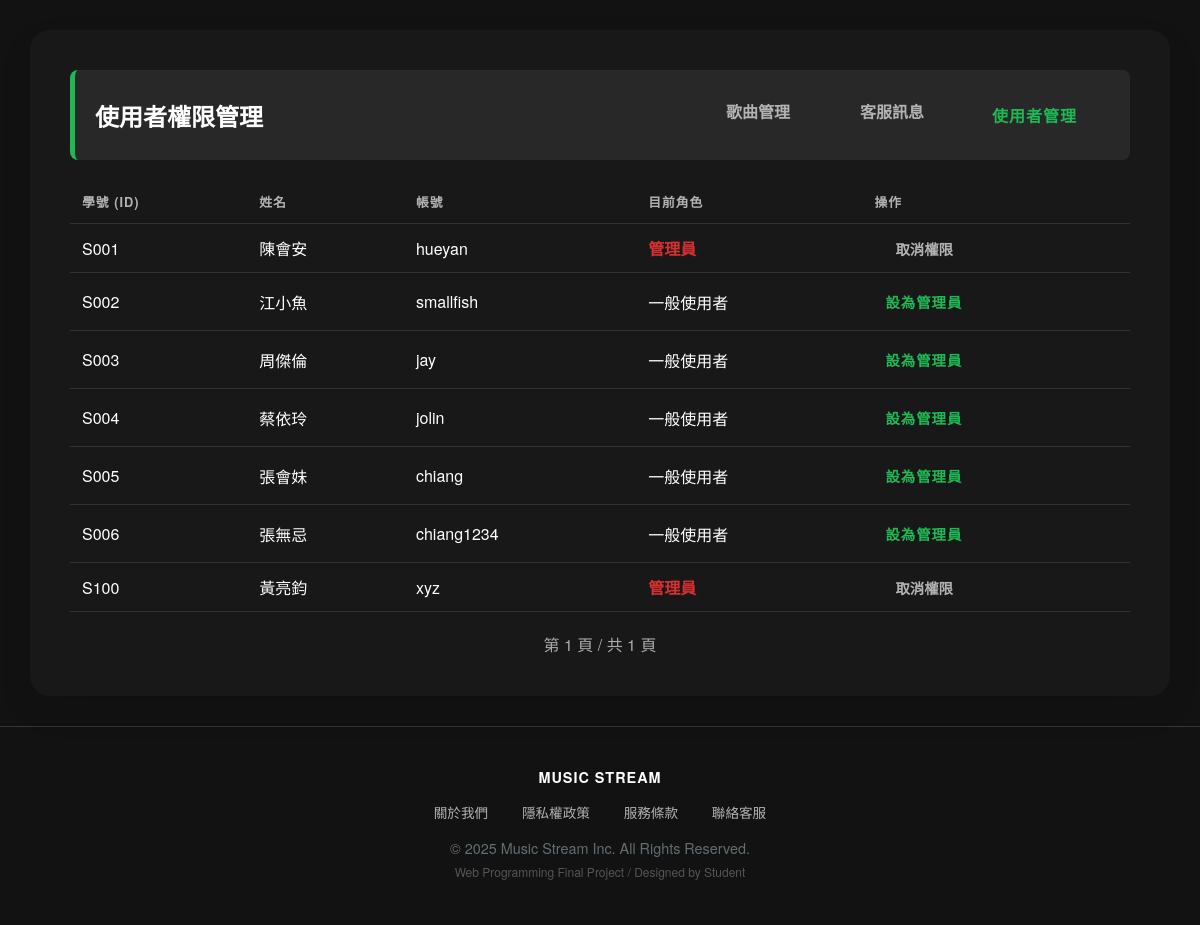
Before: /final/admin_users.php (signed in) with the older database file.
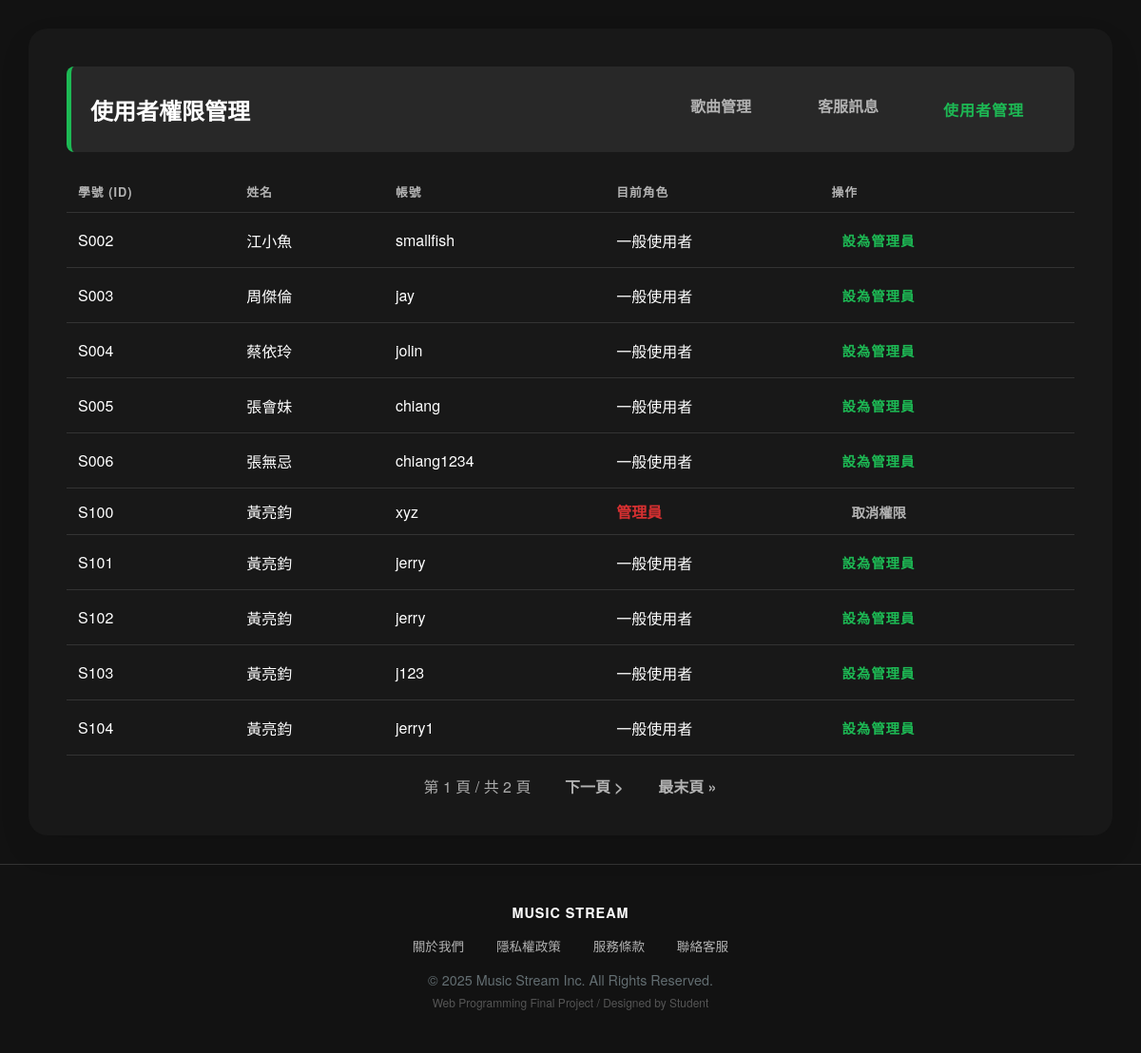
After: the same page with the newer database file.
### tables this page shows
CREATE TABLE `students` (
  `sno` char(4) NOT NULL COMMENT '學號',
  `name` varchar(10) NOT NULL COMMENT '姓名',
  `address` varchar(255) NOT NULL COMMENT '地址',
  `birthday` date NOT NULL COMMENT '生日',
  `username` char(10) NOT NULL COMMENT '帳號',
  `password` char(10) NOT NULL COMMENT '密碼',
  `role` varchar(10) NOT NULL DEFAULT 'user',
  `picture` varchar(255) DEFAULT NULL COMMENT '頭像路徑'
);

### final/admin_users.php (the view, shortened to what this page needs)
<?php
require_once("../DB/DB_open.php");
$limit = 10;
$page = isset($_GET['page']) ? (int)$_GET['page'] : 1;
$offset = ($page - 1) * $limit;
$sql_count = "SELECT COUNT(*) as total FROM students";
$res_count = mysqli_query($link, $sql_count);
$row_count = mysqli_fetch_assoc($res_count);
$total_records = $row_count['total'];
$total_pages = ceil($total_records / $limit);
$sql_users = "SELECT * FROM students ORDER BY sno ASC LIMIT $offset, $limit";
$result_users = mysqli_query($link, $sql_users);
?>
<?php
require_once("inc/header.php");
?>
    <div id="content-container" style="margin: 30px auto;">
        <div class="admin-header">
            <h2 style="margin: 0;">使用者權限管理</h2>
            <div style="display: flex; gap: 10px;">
                <a href="admin.php" class="btn-secondary">歌曲管理</a>
                <a href="admin_contact.php" class="btn-secondary">客服訊息</a>
                <a href="admin_users.php" class="btn-primary">使用者管理</a>
            </div>
        </div>
        <table class="dashboard-table">
            <thead>
                <tr>
                    <th>學號 (ID)</th>
                    <th>姓名</th>
                    <th>帳號</th>
                    <th>目前角色</th>
                    <th>操作</th>
                </tr>
            </thead>
            <tbody>
                <?php while ($row = mysqli_fetch_assoc($result_users)) { ?>
                <tr>
                    <td><?php echo htmlspecialchars($row['sno']); ?></td>
                    <td><?php echo htmlspecialchars($row['name']); ?></td>
                    <td><?php echo htmlspecialchars($row['username']); ?></td>
                    <td>
                        <?php
                        if ($row['role'] === 'admin') echo "<span style='color: #d63031; font-weight: bold;'>管理員</span>";
                        else echo "一般使用者";
                        ?>
                    </td>
                    <td>
                        <?php if ($row['role'] === 'user') { ?>
                            <a href="admin_users.php?action=promote&id=<?php echo $row['sno']; ?>&page=<?php echo $page; ?>" class="btn-primary" style="padding: 5px 10px; font-size: 0.9rem;">設為管理員</a>
                        <?php } else { ?>
                            <a href="admin_users.php?action=revoke&id=<?php echo $row['sno']; ?>&page=<?php echo $page; ?>" class="btn-secondary" style="padding: 5px 10px; font-size: 0.9rem;" onclick="return confirm('確定取消其管理員權限？')">取消權限</a>
                        <?php } ?>
                    </td>
                </tr>
                <?php } ?>
            </tbody>
        </table>
        <div style="margin-top: 20px; text-align: center;">
            <span style="margin: 0 10px; color: #aaa;">第 <?php echo $page; ?> 頁 / 共 <?php echo $total_pages; ?> 頁</span>
            <?php if ($page < $total_pages): ?>
                <a href="admin_users.php?page=<?php echo $page + 1; ?>" class="btn-secondary" style="padding: 5px 10px;">下一頁 &gt;</a>
                <a href="admin_users.php?page=<?php echo $total_pages; ?>" class="btn-secondary" style="padding: 5px 10px;">最末頁 &raquo;</a>
            <?php endif; ?>
        </div>
    </div>
</body>
</html>

Changed rows visible on the page:
removed students: sno "S001", name "陳會安", username "hueyan", role "管理員"
added students: sno "S101", name "黃亮鈞", username "jerry", role "一般使用者"
added students: sno "S102", name "黃亮鈞", username "jerry", role "一般使用者"
added students: sno "S103", name "黃亮鈞", username "j123", role "一般使用者"
added students: sno "S104", name "黃亮鈞", username "jerry1", role "一般使用者"
Other visible differences:
$total_pages: "1" → "2"
text now shown: "下一頁 > 最末頁 »"
